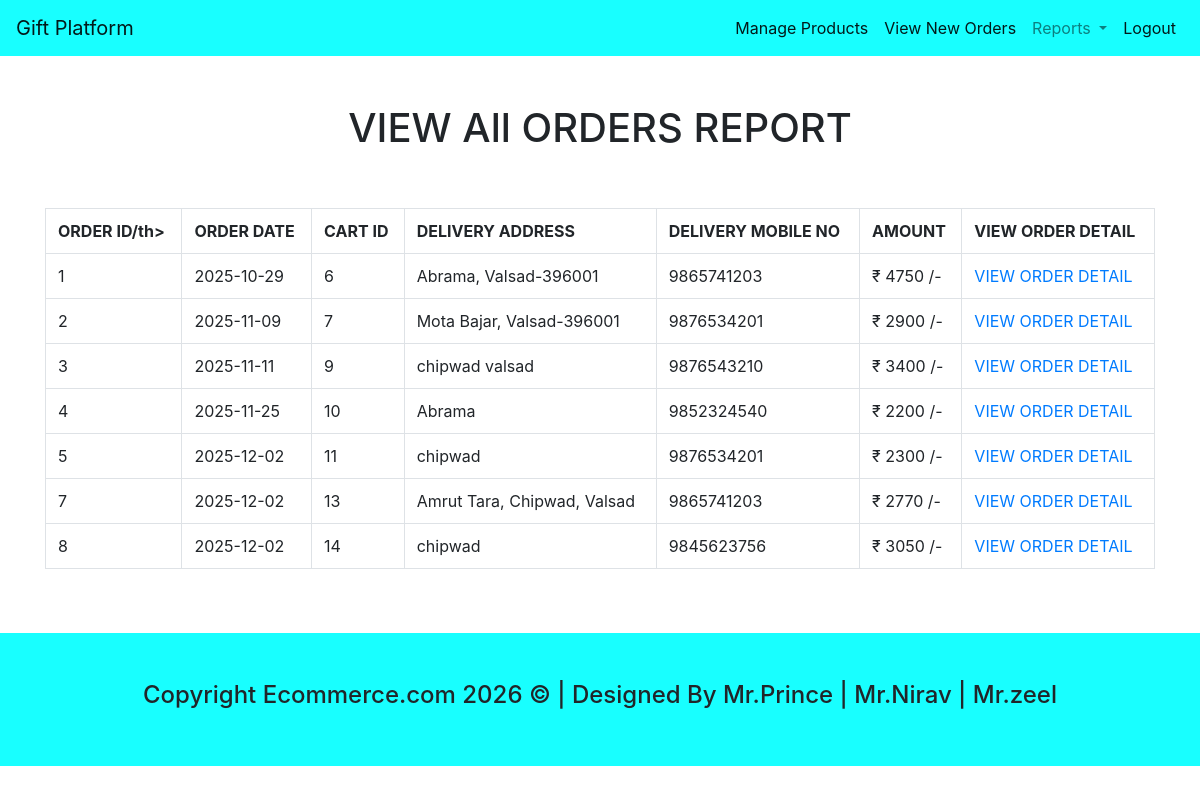
Page /supplier_view_all_order_report.php (signed in) on the committed database.
### tables this page shows
CREATE TABLE IF NOT EXISTS `order_detail` (
  `order_id` int(10) NOT NULL,
  `order_date` date NOT NULL,
  `cart_id` int(10) NOT NULL,
  `customer_id` int(10) NOT NULL,
  `delivery_address` varchar(200) NOT NULL,
  `delivery_mno` varchar(10) NOT NULL,
  `total_amount` int(10) NOT NULL,
  PRIMARY KEY (`order_id`)
);

### supplier_view_all_order_report.php (the view, shortened to what this page needs)
<?php
include("supplier_header.php");
include("connect.php");
?>
<div class="container">
    <div class="row">
        <div class="col-md-12 text-center mt-5">
            <h1>VIEW All ORDERS REPORT</h1>
         </div>
    </div>
    <div class="row mt-5">
         <div class="col-md-12">
            <?php
                $suppid = $_SESSION["suppid"];
                $res3=mysqli_query($con,"select * from order_detail where cart_id in (select cart_id from cart_detail where product_id in (select product_id from product_detail where supplier_id='$suppid'))");
                if(mysqli_num_rows($res3)>0)
                {
                    echo"<table class='table table-bordered'>
                           <tr>
                                <th> ORDER ID/th>
                                <th> ORDER DATE</th>
                                <th> CART ID</th>
                                <th> DELIVERY ADDRESS</th>
                                <th> DELIVERY MOBILE NO</th>
                                <th> AMOUNT</th>
                                <th> VIEW ORDER DETAIL</th>
                            </tr>";
                        while($r3=mysqli_fetch_array($res3))
                        {
                            echo "<tr>";
                            echo "<td>$r3[0]</td>";
                            echo "<td>$r3[1]</td>";
                            echo "<td>$r3[2]</td>";
                            echo "<td>$r3[4]</td>";
                            echo "<td>$r3[5]</td>";
                            echo "<td>&#8377; $r3[6] /- </td>";
                            echo "<td><a href='supplier_view_order_detail.php?cid=$r3[2]'> VIEW ORDER DETAIL</a></td>";
                            echo "</tr>";
                        }
                    echo "</table>";
                }
                else
                {
                    echo "<h2>No Order Found</h2>";
                }
            ?>
        </div>
    </div>
</div>
<?php
include("footer.php");
?>

### rows in the picture
order_detail: order_id "1", order_date "2025-10-29", cart "6", delivery_address "Abrama, Valsad-396001", delivery_mno "9865741203", total_amount "4750"
order_detail: order_id "2", order_date "2025-11-09", cart "7", delivery_address "Mota Bajar, Valsad-396001", delivery_mno "9876534201", total_amount "2900"
order_detail: order_id "3", order_date "2025-11-11", cart "9", delivery_address "chipwad valsad", delivery_mno "9876543210", total_amount "3400"
order_detail: order_id "4", order_date "2025-11-25", cart "10", delivery_address "Abrama", delivery_mno "9852324540", total_amount "2200"
order_detail: order_id "5", order_date "2025-12-02", cart "11", delivery_address "chipwad", delivery_mno "9876534201", total_amount "2300"
order_detail: order_id "7", order_date "2025-12-02", cart "13", delivery_address "Amrut Tara, Chipwad, Valsad", delivery_mno "9865741203", total_amount "2770"
order_detail: order_id "8", order_date "2025-12-02", cart "14", delivery_address "chipwad", delivery_mno "9845623756", total_amount "3050"
